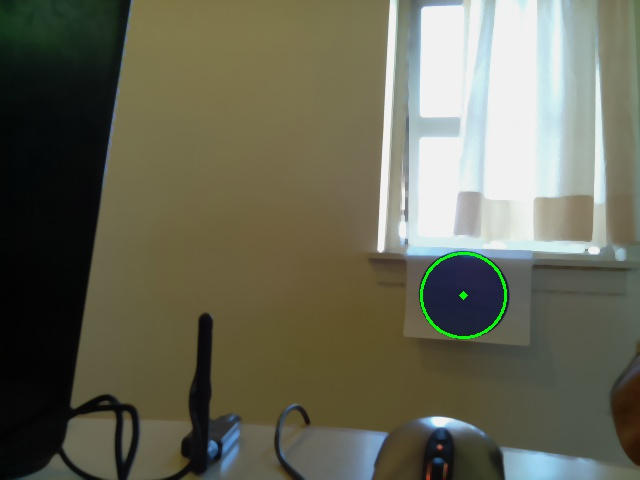
#> input picture RaspberryPi/EmbeddedPython/debug/img_circled.jpg, 640 x 480 px
$ python -i test_webcam.py   (imports and definitions only)
#> lines starting #> are read from the running program, lines starting #| are printed output that depends on the picture; after the words box and inside, x2 and y2 are one past the last pixel; in counts of white or black regions, pixels touching at a corner belong together
__author__ = 'Pravjot'
#import camera_module

import cv2
import numpy as np

def locate_beacon(image):
    img = cv2.medianBlur(image, 5)
    hsv = cv2.cvtColor(img, cv2.COLOR_BGR2HSV)
    # define the list of boundaries
    boundaries = [
        ([100, 100, 50], [180, 255, 255])
    ]

    for (lower, upper) in boundaries:
        # create numpy arrays from the bounadires
        lower = np.array(lower, dtype="uint8")
        upper = np.array(upper, dtype="uint8")

        #filter out all unnecessary colors
        mask = cv2.inRange(hsv, lower, upper)
        cv2.imshow('masked', mask)
        cv2.waitKey(0)
        #HoughCircles likes ring like circles to filled ones
        edge = cv2.Canny(mask, 100, 300)

        cv2.imshow('edge', edge)
        cv2.waitKey(0)
        #smooth the image by applying gaussian blur
        blurr = cv2.GaussianBlur(edge, (9, 9), 2)


        circles = cv2.HoughCircles(blurr, cv2.HOUGH_GRADIENT, 1.2, 200,
                                   param1=20, param2=80, minRadius=10, maxRadius=0)
        if circles is not None:
            circles = sorted(circles[0], key=lambda x:x[2], reverse=True)

        if circles is not None:
            circles = np.uint16(np.around(circles))
            for (x, y, r) in circles:
                # draw the outer circle
                cv2.circle(img, (x, y), r, (0, 255, 0), 2)
                # draw the center of the circle
                cv2.circle(img, (x, y), 2, (0, 255, 0), 3)
                cv2.imshow("img_circled.jpg", img)
                cv2.waitKey(0)
                break

    return

def frontal(image):
    img = cv2.medianBlur(image, 5)
    #smooth the image by applying gaussian blur
    blurr = cv2.GaussianBlur(img, (9, 9), 2)
    edge = cv2.Canny(blurr, 100, 300)

    cv2.imshow('edge', edge)
    cv2.waitKey(0)


    return


# [34 lines not run here, left out]

>>> import cv2
>>> picture = cv2.imread('../debug/img_circled.jpg')
#> picture is the input picture: shape (480, 640, 3); mean B, G, R 86.8, 103.7, 103.3
>>> result = locate_beacon(picture)
#> in locate_beacon, `hsv = cv2.cvtColor(img, cv2.COLOR_BGR2HSV)`: hsv: shape (480, 640, 3); mean H, S, V 42.4, 71.2, 109.1
#> the loop in locate_beacon, `for (lower, upper) in boundaries:` made 1 pass
#> circles on pass 1: [[463, 295, 41]]
#> pass 1, in locate_beacon, `mask = cv2.inRange(hsv, lower, upper)`:
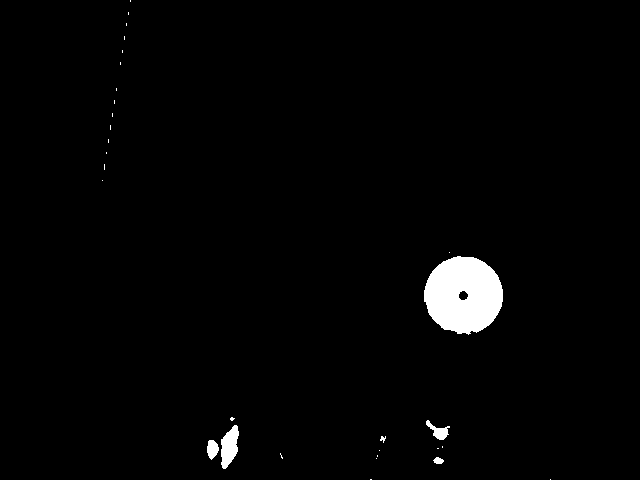
#> mask: shape (480, 640); 1.9% white; 30 white regions (24 under 20 px), largest, box (x1, y1, x2, y2) and area: (424, 256, 503, 335) 4722, (221, 425, 239, 469) 527, (426, 420, 450, 440) 203, (207, 440, 219, 460) 171, (433, 457, 444, 464) 54, (380, 436, 386, 443) 23
#> pass 1, in locate_beacon, `edge = cv2.Canny(mask, 100, 300)`:
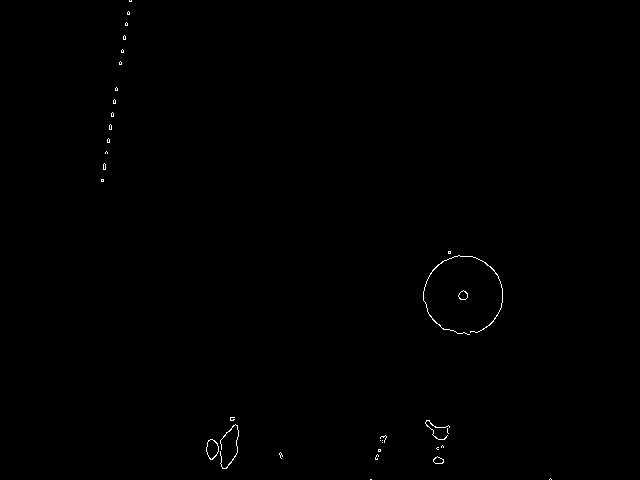
#> edge: shape (480, 640); 0.25% white in thin lines or dots, all inside (x1, y1, x2, y2) = (101, 0, 552, 480)
#> pass 1, in locate_beacon, `cv2.imshow("img_circled.jpg", img)`:
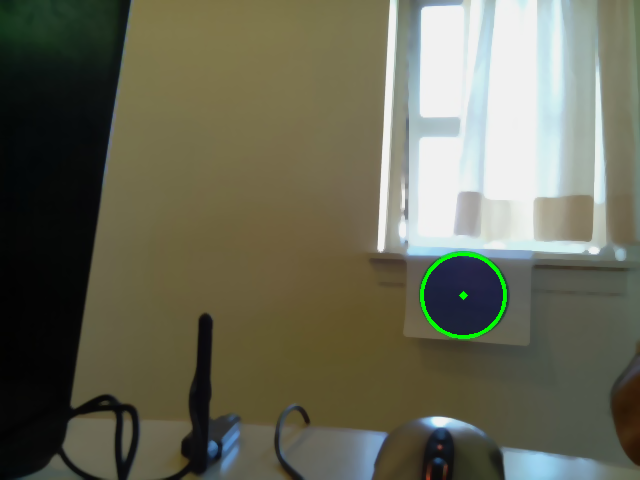
#> window 'img_circled.jpg': shape (480, 640, 3); mean B, G, R 86.7, 103.9, 103.2

$ run again, on RaspberryPi/EmbeddedPython/debug/hsv.jpg
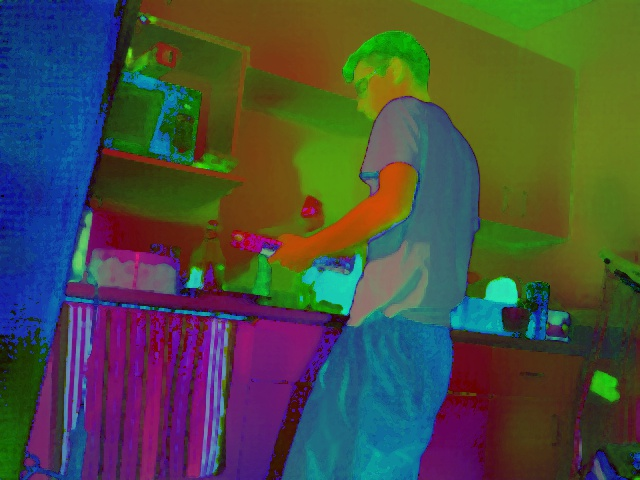
#> input picture RaspberryPi/EmbeddedPython/debug/hsv.jpg, 640 x 480 px
#> picture is the input picture: shape (480, 640, 3); mean B, G, R 67.7, 77.9, 71.5
#> hsv: shape (480, 640, 3); mean H, S, V 75.1, 194.2, 114.8
#> the loop in locate_beacon, `for (lower, upper) in boundaries:` made 1 pass
#> circles on pass 1: [[190, 379, 136]]
#> pass 1, in locate_beacon, `mask = cv2.inRange(hsv, lower, upper)`:
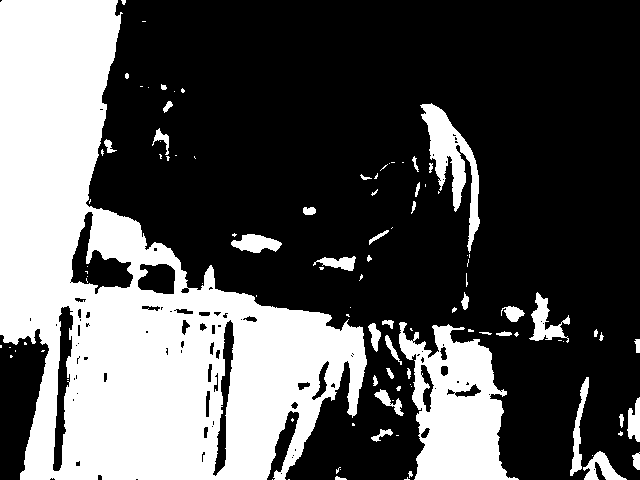
#> mask: shape (480, 640); 34% white; 105 white regions (64 under 20 px), largest, box (x1, y1, x2, y2) and area: (0, 0, 367, 480) 84139, (399, 322, 519, 480) 11077, (420, 103, 480, 253) 3041
#> pass 1, in locate_beacon, `cv2.imshow("img_circled.jpg", img)`:
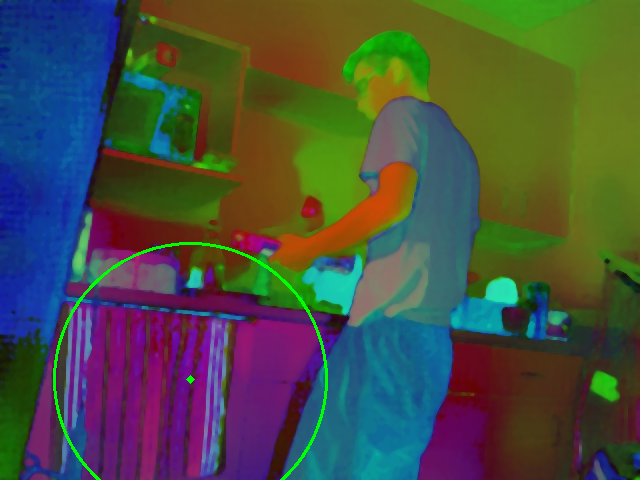
#> window 'img_circled.jpg': shape (480, 640, 3); mean B, G, R 67, 79.1, 71.2
